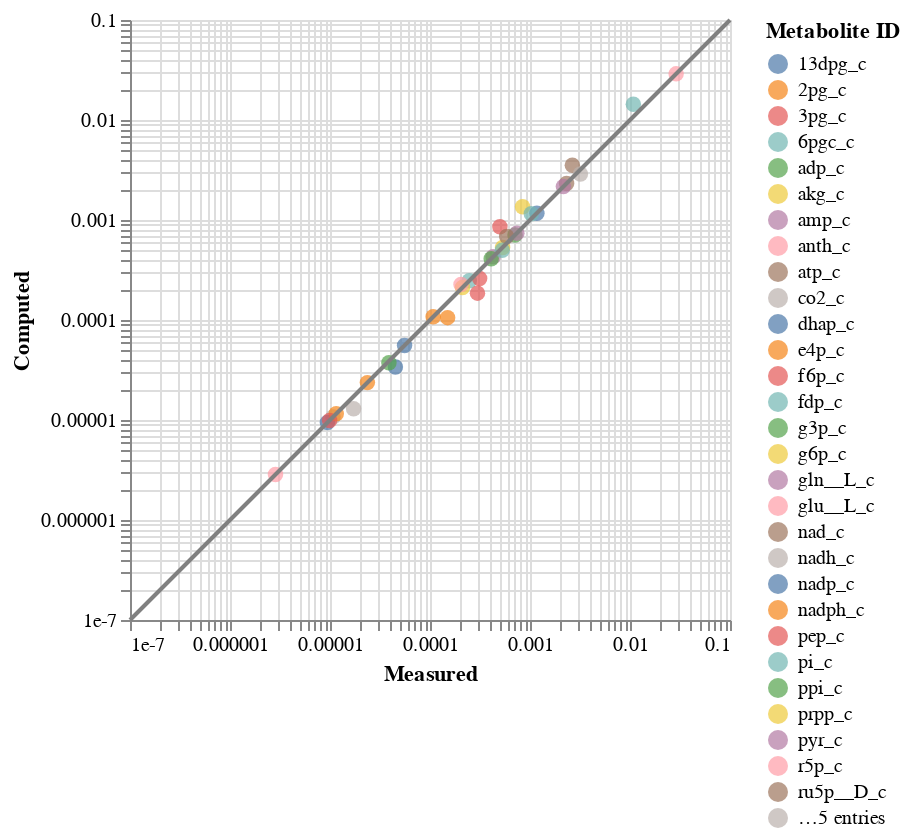

This figure's notebook cell:
### Code cell
data = pd.concat(objs=(conc_data, conc_solution.concentrations), axis=1).dropna()
data = data.reset_index()
data.columns = ["Metabolite ID", "Measured", "Computed"]

conc_compare = alt.Chart(
    data=data,
    width=300,
    height=300,
).mark_circle(size=60).encode(
    alt.X('Measured', type='quantitative', scale=alt.Scale(type="log")),
    alt.Y('Computed', type='quantitative', scale=alt.Scale(type="log")),
    color='Metabolite ID',
    tooltip=list(data.columns)
)
line = pd.DataFrame({
    'Measured': [1e-7, .1],
    'Computed':  [1e-7, .1],
})
line_plot = alt.Chart(line).mark_line(color= 'grey').encode(
    x='Measured',
    y='Computed',
)
conc_compare += line_plot
conc_compare

### Figure 1 — Vega-Lite specification as saved in the notebook (floating-point values rounded to 4 significant figures)
{"config": {"view": {"continuousWidth": 400, "continuousHeight": 300}}, "layer": [{"data": {"name": "data-d51dcd4214a9075324096079439a83fd"}, "mark": {"type": "circle", "size": 60}, "encoding": {"color": {"type": "nominal", "field": "Metabolite ID"}, "tooltip": [{"type": "nominal", "field": "Metabolite ID"}, {"type": "quantitative", "field": "Measured"}, {"type": "quantitative", "field": "Computed"}], "x": {"type": "quantitative", "field": "Measured", "scale": {"type": "log"}}, "y": {"type": "quantitative", "field": "Computed", "scale": {"type": "log"}}}, "height": 300, "width": 300}, {"data": {"name": "data-7f3fede6ef462dd8d98c9102d338e867"}, "mark": {"type": "line", "color": "grey"}, "encoding": {"x": {"type": "quantitative", "field": "Measured"}, "y": {"type": "quantitative", "field": "Computed"}}}], "$schema": "https://vega.github.io/schema/vega-lite/v4.8.1.json", "datasets": {"data-d51dcd4214a9075324096079439a83fd": [{"Metabolite ID": "g6p_c", "Measured": 0.0008426, "Computed": 0.001354}, {"Metabolite ID": "13dpg_c", "Measured": 4.509e-05, "Computed": 3.387e-05}, {"Metabolite ID": "2pg_c", "Measured": 0.00015, "Computed": 0.0001056}, {"Metabolite ID": "3pg_c", "Measured": 0.0005, "Computed": 0.0008559}, {"Metabolite ID": "6pgc_c", "Measured": 0.0002473, "Computed": 0.0002473}, {"Metabolite ID": "adp_c", "Measured": 0.0007079, "Computed": 0.0007079}, {"Metabolite ID": "akg_c", "Measured": 0.0005317, "Computed": 0.0005317}, {"Metabolite ID": "amp_c", "Measured": 0.0004281, "Computed": 0.0004281}, {"Metabolite ID": "anth_c", "Measured": 2.849e-06, "Computed": 2.849e-06}, {"Metabolite ID": "atp_c", "Measured": 0.002322, "Computed": 0.002322}, {"Metabolite ID": "co2_c", "Measured": 1.072e-05, "Computed": 1.072e-05}, {"Metabolite ID": "dhap_c", "Measured": 0.001172, "Computed": 0.001165}, {"Metabolite ID": "e4p_c", "Measured": 2.365e-05, "Computed": 2.365e-05}, {"Metabolite ID": "f6p_c", "Measured": 0.0002983, "Computed": 0.0001856}, {"Metabolite ID": "fdp_c", "Measured": 0.001031, "Computed": 0.001154}, {"Metabolite ID": "g3p_c", "Measured": 3.883e-05, "Computed": 3.741e-05}, {"Metabolite ID": "gln__L_c", "Measured": 0.002157, "Computed": 0.002157}, {"Metabolite ID": "glu__L_c", "Measured": 0.02894, "Computed": 0.02894}, {"Metabolite ID": "nad_c", "Measured": 0.002652, "Computed": 0.003531}, {"Metabolite ID": "nadh_c", "Measured": 1.721e-05, "Computed": 1.293e-05}, {"Metabolite ID": "nadp_c", "Measured": 9.423e-06, "Computed": 9.423e-06}, {"Metabolite ID": "nadph_c", "Measured": 0.0001075, "Computed": 0.0001075}, {"Metabolite ID": "pep_c", "Measured": 0.0003135, "Computed": 0.0002601}, {"Metabolite ID": "pi_c", "Measured": 0.0108, "Computed": 0.01437}, {"Metabolite ID": "ppi_c", "Measured": 0.0004094, "Computed": 0.0004094}, {"Metabolite ID": "prpp_c", "Measured": 0.0002112, "Computed": 0.0002112}, {"Metabolite ID": "pyr_c", "Measured": 0.0007388, "Computed": 0.0007388}, {"Metabolite ID": "r5p_c", "Measured": 0.0002044, "Computed": 0.0002266}, {"Metabolite ID": "ru5p__D_c", "Measured": 0.0005848, "Computed": 0.0006855}, {"Metabolite ID": "s7p_c", "Measured": 0.003193, "Computed": 0.00288}, {"Metabolite ID": "ser__L_c", "Measured": 5.567e-05, "Computed": 5.567e-05}, {"Metabolite ID": "skm_c", "Measured": 1.154e-05, "Computed": 1.154e-05}, {"Metabolite ID": "trp__L_c", "Measured": 9.907e-06, "Computed": 9.907e-06}, {"Metabolite ID": "xu5p__D_c", "Measured": 0.0005279, "Computed": 0.0004992}], "data-7f3fede6ef462dd8d98c9102d338e867": [{"Measured": 1e-07, "Computed": 1e-07}, {"Measured": 0.1, "Computed": 0.1}]}}
